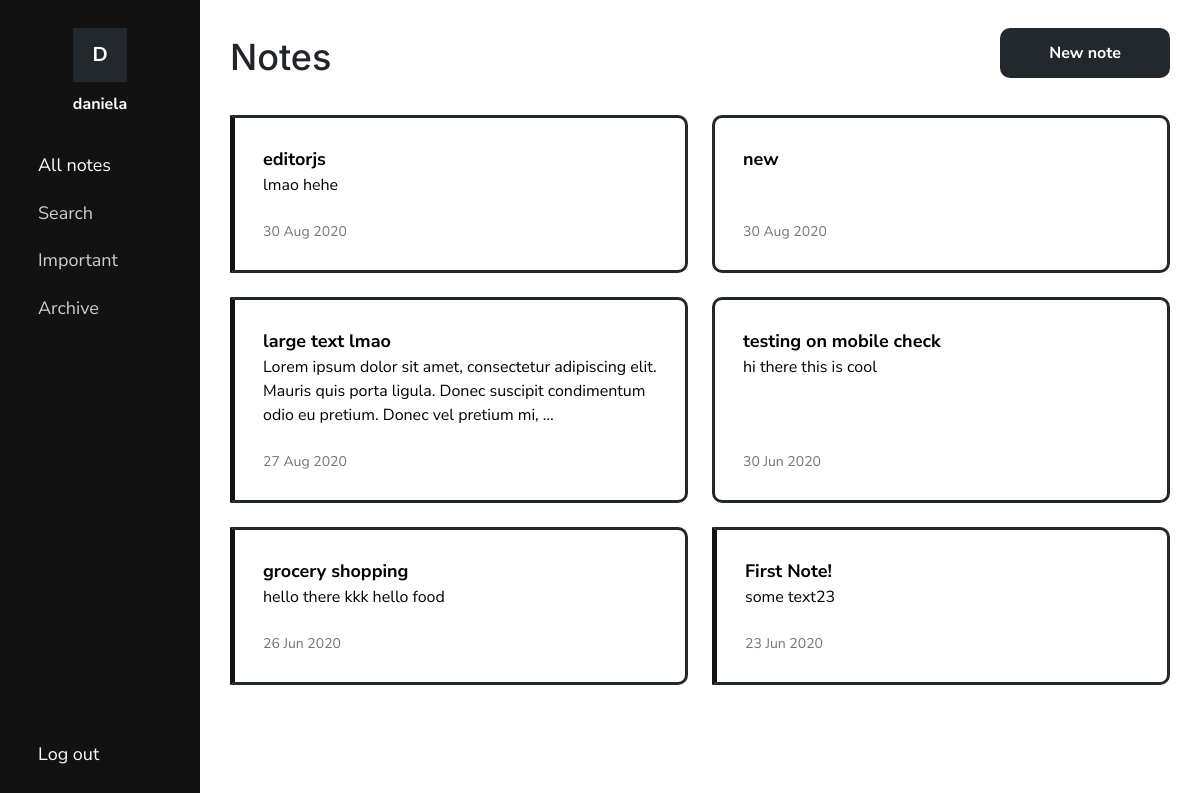
/notes/ (signed in), run on an earlier commit of the app's database.
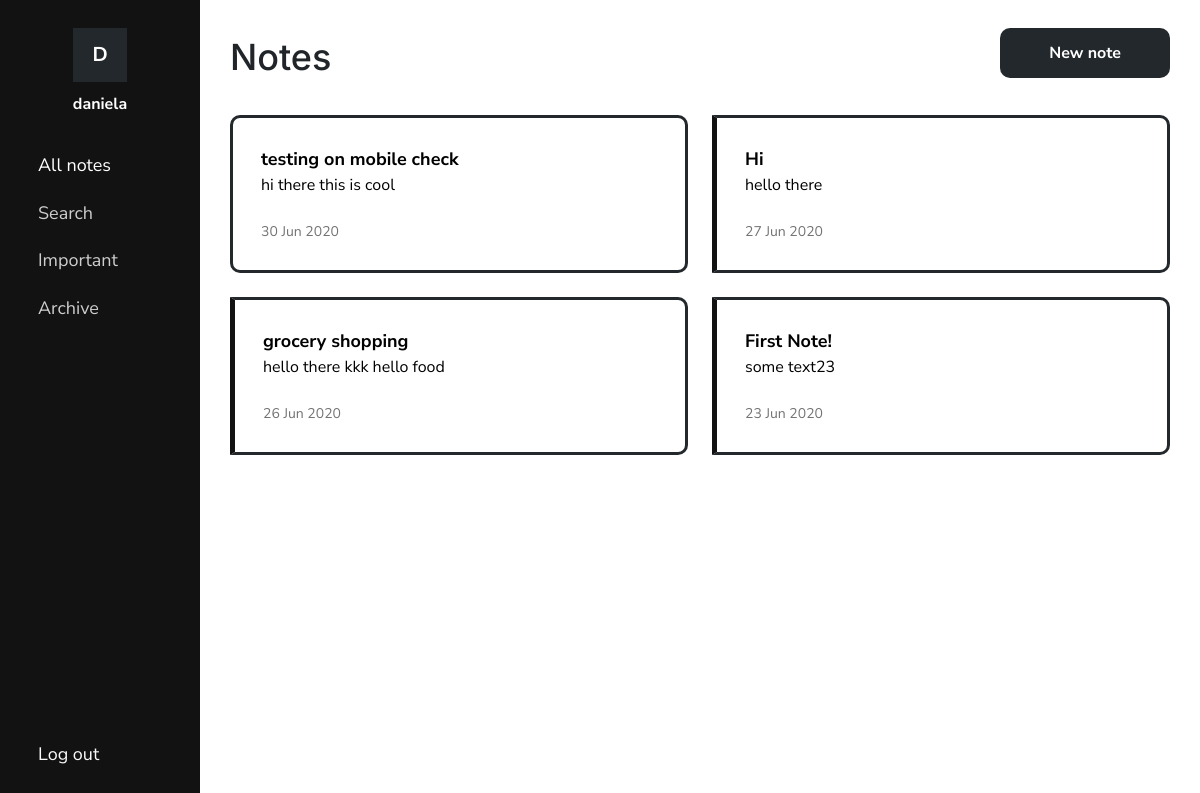
And on a later commit of the database.
### notes/models.py (models this page shows, shortened)
class Note(models.Model):
    title = models.CharField(max_length=100, blank=True)
    text = HTMLField(blank=True)
    date = models.DateTimeField(auto_now_add=True)
    important = models.BooleanField(default=False)
    archive = models.BooleanField(default=False)
    user = models.ForeignKey(User, on_delete=models.CASCADE)

### notes/views.py (the view)
# urls.py: path('notes/', views.notes, name='notes'),
def notes(request):
    usernotes = Note.objects.filter(user=request.user, archive=False).order_by('-date')
    active = 'noteLink'
    return render(request, 'notes/notes.html', {'notes': usernotes, 'active': active})

### notes/templates/notes/notes.html (shortened to what this page needs)
{% load static %}
<!DOCTYPE html>
<html>
<head>
    <link rel="stylesheet" href="https://stackpath.bootstrapcdn.com/bootstrap/4.5.0/css/bootstrap.min.css">
    <link rel="stylesheet" href="https://cdnjs.cloudflare.com/ajax/libs/material-design-icons/3.0.1/iconfont/material-icons.min.css">
    <link rel="stylesheet" type="text/css" href="{% static 'notes/style.css' %}">
    <link rel="stylesheet" type="text/css" href="{% static 'notes/notes.css' %}">
</head>
<body>
    <div class="container-fluid">
        <div class="row" id="mainRow">
            {% include "notes/navbar.html" %}
            <div class="col-sm-9 col-md-10 col-lg-10" id="content">
                <div class="container">
                    <div>
                        <h1>Notes</h1>
                        <a href="{% url 'add' %}" class="btn">New note</a>
                    </div>
                    {% if notes %}
                    <div id="notes">
                        <ul>
                            {% for note in notes %}
                            <li class="note {% if note.important %} important{% endif %}">
                                <a href="{% url 'note' note.id %}">
                                    <div class="note-info">
                                        <div class="note-content">
                                            <div class="medium-text"><b>{{ note.title|truncatechars:50 }}</b></div>
                                            {% if note.text %}
                                            <div class="note-text">{{ note.text|striptags|truncatechars:150 }}</div>
                                            {% endif %}
                                        </div>
                                        <div class="date">{{ note.date|date:'d M Y' }}</div>
                                    </div>
                                </a>
                            </li>
                            {% endfor %}
                        </ul>
                    </div>
                    {% else %}
                    <div id="noNotes">
                        <p class="text-center medium-text">You don't have any notes. <a href="{% url 'add' %}">Create a new note.</a></p>
                    </div>
                    {% endif %}
                </div>
            </div>
        </div>
    </div>
</body>
</html>

What changed in the data, as far as the page shows it:
removed Note: title "editorjs", text "lmao hehe", date "30 Aug 2020"
removed Note: title "new", date "30 Aug 2020", important False (drawn)
removed Note: title "large text lmao", text "Lorem ipsum dolor sit amet, consectetur adipiscing elit. Mauris quis porta ligula. Donec suscipit condimentum odio eu pretium. Donec vel pretium mi, …", date "27 Aug 2020"
now on this page (row edited): Note: title "Hi", text "hello there", date "27 Jun 2020"
